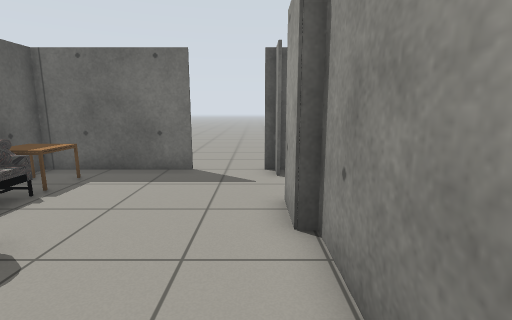
view 1 (above)

12 first-person views from a walk through a world built for the Gazebo simulator. The camera is 1 m above the floor, tilts 10° down and sees 85° across. The floor is counted in squares, 0.5 m on a side. Each view is taken from the middle of a square. On the plan, view 1 faces up. The plan holds only what a view shows up to about 16 squares ahead; the rest is blank. Simple patterns stand in for the simulator's built-in surfaces. Some stock models are drawn as simple stand-ins. Some surface patterns are stand-ins.

view 2
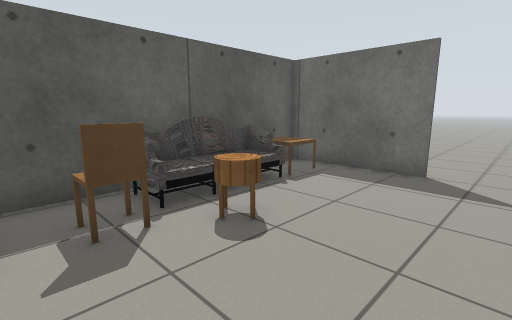

view 3
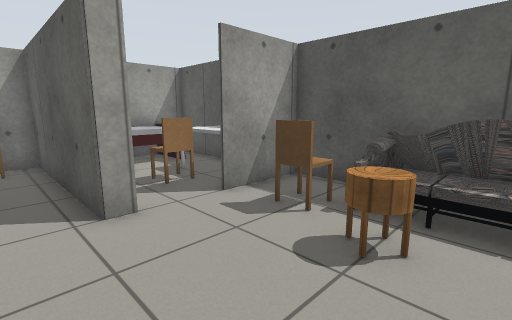

view 4
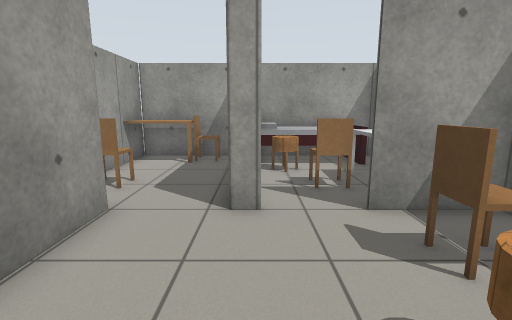

view 5
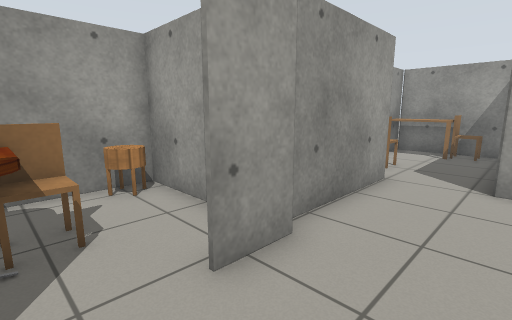

view 6
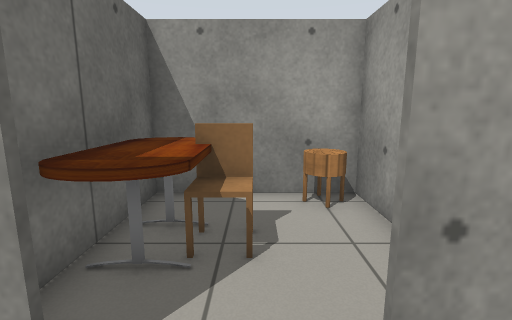

view 7
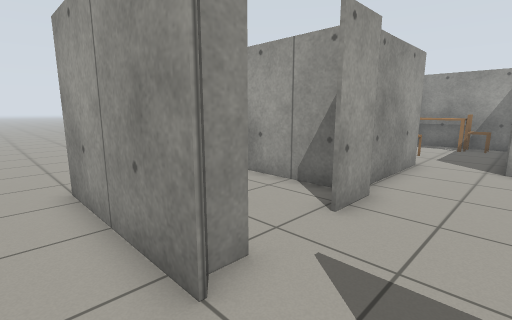

view 8
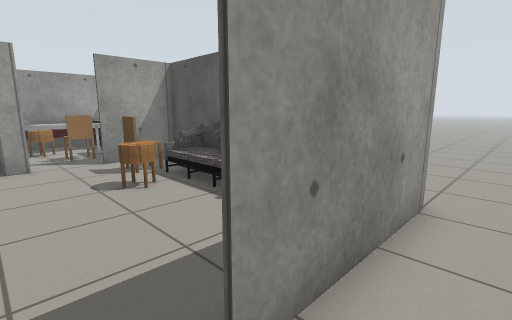

view 9
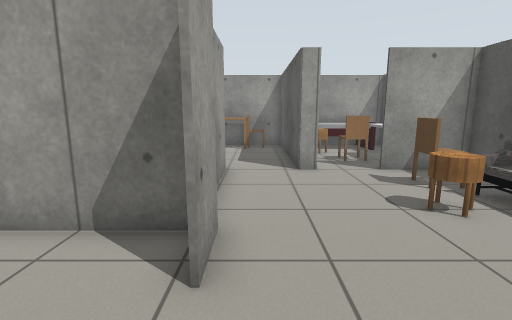

view 10
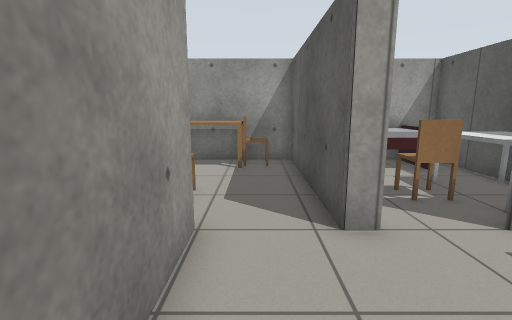

view 11
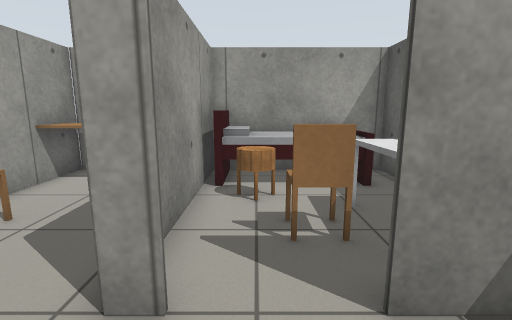

view 12
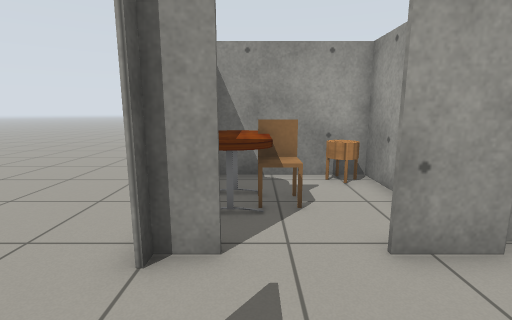

### Floor plan
Points are (right, up) in squares from view 1. A wall is a line through its corners. A room is listed if a view was taken in it or the views show most of it. See-through windows are left out.
Room 1 (views 1, 2, 3, 4, 5, 6, 7, 8, 9, 10, 11, 12)
walls: (0.6, 4.4) (0.6, 6.1); (1, 4.5) (5.6, 4.5) (5.6, 9.5) (4.4, 9.5); (0.6, 8.4) (0.6, 9.5); (-2.1, 9.5) (-7.2, 9.5) (-7.2, -0.4) (-4.2, -0.4); (0.2, 9.6) (1.5, 9.6); (-2.1, -0.4) (-1.5, -0.4); (1.1, 9.5) (0.2, 9.5); (1, -0.6) (1, 4.4); (-7.4, 9.6) (-2.1, 9.6); (-7.2, -3.8) (-7.2, -7.4) (-6.4, -7.4); (-1.6, -5.5) (-1.6, -2)
low walls: (-5, -1.3) (-5, -3.8)
ways out: opening at (-8, 9); opening at (0, -1); opening at (5.5, 10.5)
objects: bed (-6, -8) to (-2, -5); sofa (-6, 3) to (-6, 6); coffee table (-6, 7) to (-6, 8); chair (-5, 1) to (-5, 2); chair (-4, -3) to (-4, -2); round table (-4, 3) to (-4, 4); round table (-3, -5) to (-3, -4); table (2, 8) to (4, 9); chair (3, 7) to (3, 8); round table (5, 5) to (5, 6)

Positions as (right, up) in squares from view 1, and headings:
1: (0, 0), facing up
2: (0, 0), facing up-left
3: (0, 5), facing down-left
4: (-2, 5), facing down
5: (-2, 8), facing down-right
6: (-1, 7), facing right
7: (-2, 11), facing down-right
8: (-1, 11), facing down-left
9: (0, 9), facing down
10: (0, 4), facing down
11: (-3, 2), facing down
12: (-3, 8), facing right
